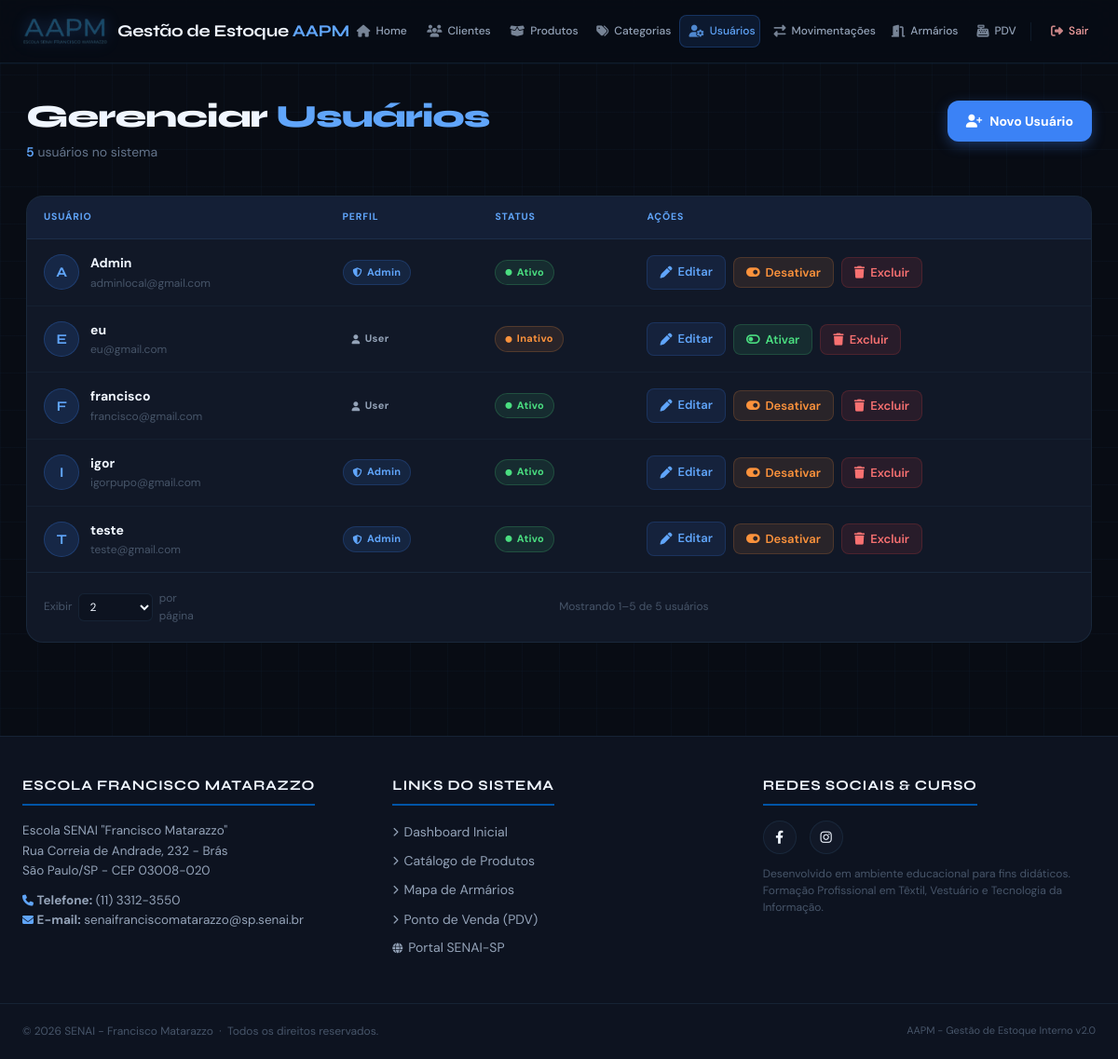
The app's page /usuarios/ (signed in), older data.
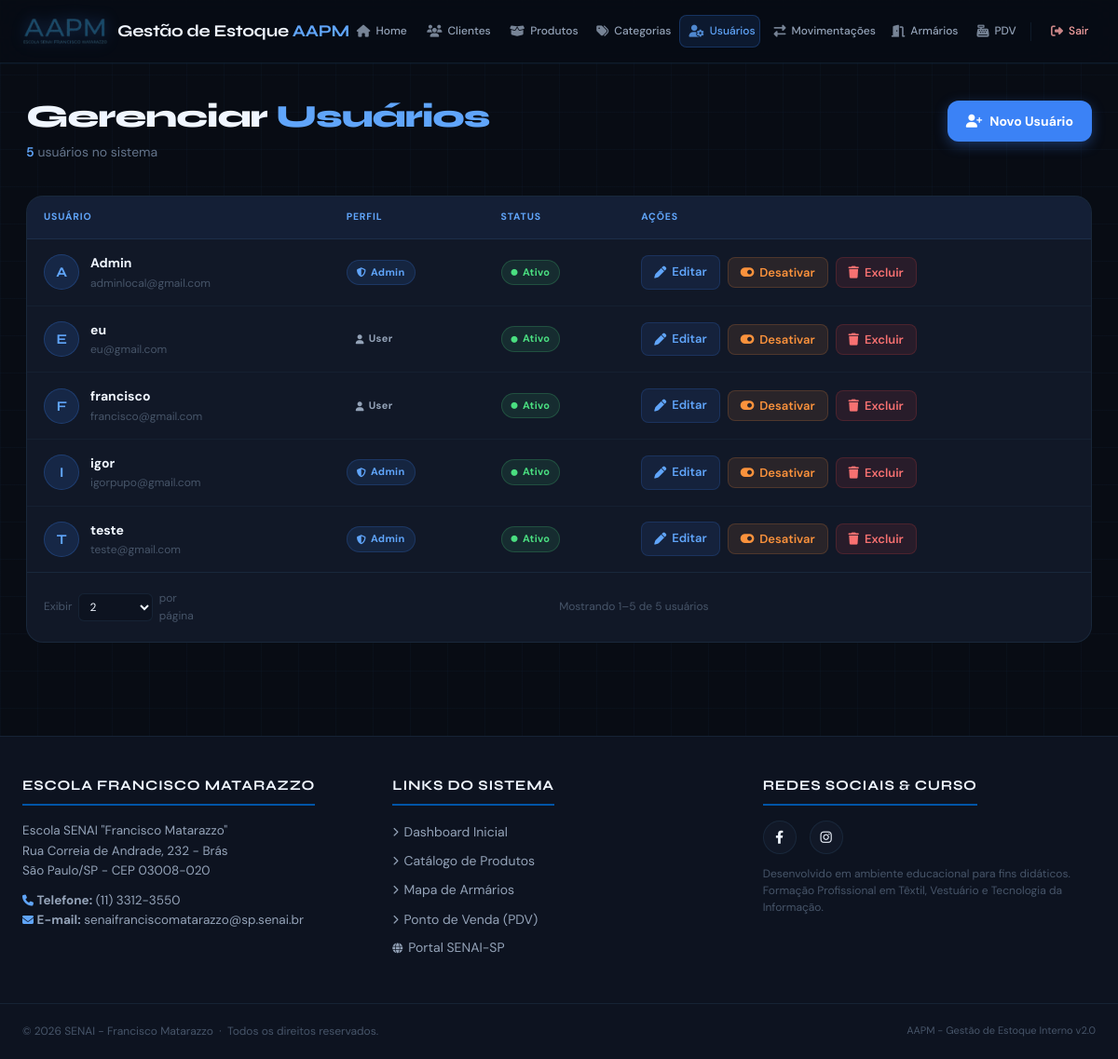
The same page, newer data.
### app/models/usuario.py (models this page shows)
class Usuario(Base):
    __tablename__ = "usuarios"
    id = Column(Integer, primary_key=True, index=True)
    nome = Column(String(255), nullable=False)
    email = Column(String(255), unique=True, nullable=False)
    senha_hash = Column(String(255), nullable=False)
    role = Column(String(20), default="user")
    ativo = Column(Boolean, default=True)
    criado_em = Column(DateTime, server_default=func.now())

### app/controllers/admin_controller.py (the view)
@router.get("/")
def listar_usuarios(
    request: Request,
    pagina: int = 1,
    por_pagina: int = 10,
    db: Session = Depends(get_db),
    admin = Depends(get_admin)
):
    resultado = paginar(db.query(Usuario).order_by(Usuario.nome), pagina, por_pagina)
    return templates.TemplateResponse(
        request,
        "usuarios/index.html",
        {
            "request": request,
            "usuario": admin,   # ← era "admin", corrigido para "usuario"
            "usuarios": resultado.itens,
            "pagina": resultado.atual,
            "por_pagina": resultado.por_pagina,
            "total_paginas": resultado.total_paginas,
            "total_usuarios": resultado.total_itens,
        }
    )

### app/templates/usuarios/index.html (shortened to what this page needs)
{% extends "base.html" %}
{% from "components/pagination.html" import render as render_pagination with context %}
{% block content %}
<div class="page-wrap">
  <div class="page-header">
    <div>
      <h1 class="page-title">Gerenciar <span>Usuários</span></h1>
      <p class="page-subtitle">
        <span>{{ total_usuarios }}</span> usuário{{ 's' if total_usuarios != 1 }} no sistema
      </p>
    </div>
    <a href="/usuarios/novo" class="btn-novo">
      <i class="fas fa-user-plus"></i> Novo Usuário
    </a>
  </div>
  <div class="table-wrap">
    {% if usuarios %}
    <table class="usuarios-table">
      <thead>
        <tr>
          <th>Usuário</th>
          <th>Perfil</th>
          <th>Status</th>
          <th>Ações</th>
        </tr>
      </thead>
      <tbody>
        {% for u in usuarios %}
        <tr>
          <td>
            <div class="user-cell">
              <div class="avatar">{{ u.nome[0].upper() }}</div>
              <div>
                <div class="user-name">{{ u.nome }}</div>
                <div class="user-email">{{ u.email }}</div>
              </div>
            </div>
          </td>
          <td>
            <span class="badge badge-{{ u.role }}">
              <i class="fas fa-{{ 'shield-halved' if u.role == 'admin' else 'user' }}" style="font-size:10px;"></i>
              {{ u.role | capitalize }}
            </span>
          </td>
          <td>
            <span class="badge badge-{{ 'ativo' if u.ativo else 'inativo' }}">
              <i class="fas fa-circle" style="font-size:7px;"></i>
              {{ 'Ativo' if u.ativo else 'Inativo' }}
            </span>
          </td>
          <td>
            <div class="actions">
              <a href="/usuarios/{{ u.id }}/editar" class="btn-action btn-edit">
                <i class="fas fa-pen"></i> Editar
              </a>
              <form action="/usuarios/{{ u.id }}/toggle-ativo" method="post" style="margin:0;">
                <button type="button"
                  class="btn-action btn-toggle {{ 'ativar' if not u.ativo else '' }}"
                  title="{{ 'Ativar usuário' if not u.ativo else 'Desativar usuário' }}"
                  onclick="abrirModalConfirmacao('/usuarios/{{ u.id }}/toggle-ativo', null, '{{ u.nome }}', '{{ 'ativar' if not u.ativo else 'desativar' }}');">
                  <i class="fas fa-{{ 'toggle-on' if u.ativo else 'toggle-off' }}"></i>
                  {{ 'Desativar' if u.ativo else 'Ativar' }}
                </button>
              </form>
              <form action="/usuarios/{{ u.id }}/excluir" method="post" style="margin:0;">
                <button type="button" class="btn-action btn-delete" title="Excluir usuário"
                  onclick="abrirModalConfirmacao(null, '/usuarios/{{ u.id }}/excluir', '{{ u.nome }}');">
                  <i class="fas fa-trash"></i> Excluir
                </button>
              </form>
            </div>
          </td>
        </tr>
        {% endfor %}
      </tbody>
    </table>
    {{ render_pagination(pagina, por_pagina, total_usuarios, total_paginas, 'usuários') }}
    {% endif %}
  </div>
</div>
{% endblock %}

### app/templates/base.html (shortened to what this page needs)
<!DOCTYPE html>
<html lang="pt-BR">
<head>
    <link rel="stylesheet" href="https://cdnjs.cloudflare.com/ajax/libs/font-awesome/6.4.0/css/all.min.css">
</head>
<body>
    <header>
        <div class="container">
            <div class="header-top">
                <div class="header-content">
                    <img src="/static/logo/logoAAPM-transparent.png" alt="Logo AAPM" class="logo-header">
                    <h1>Gestão de Estoque <span>AAPM</span></h1>
                </div>
                {% if usuario %}
                {% set current_path = request.url.path if request is defined else '' %}
                {% set is_home = current_path == '/' %}
                {% set is_cliente = current_path == '/cliente' or current_path.startswith('/cliente/') %}
                {% set is_produtos = current_path == '/produtos' or current_path.startswith('/produtos/') %}
                {% set is_categorias = current_path == '/categorias' or current_path.startswith('/categorias/') %}
                {% set is_usuarios = current_path == '/usuarios' or current_path.startswith('/usuarios/') %}
                {% set is_movimentacoes = current_path == '/movimentacoes' or current_path.startswith('/movimentacoes/')
                %}
                {% set is_armarios = current_path == '/armarios' or current_path.startswith('/armarios/') %}
                {% set is_pdv = current_path == '/pdv' or current_path.startswith('/pdv/') %}
                {% set is_admin = usuario.role == 'admin' %}
                <div class="nav-buttons">
                    <a href="/" class="nav-btn {{ 'active' if is_home else '' }}" >
                        <i class="fas fa-house"></i> Home
                    </a>
                    {% if is_admin %}
                        <a href="/cliente" class="nav-btn {{ 'active' if is_cliente else '' }}" >
                            <i class="fas fa-users"></i> Clientes
                        </a>
                    {% endif %}
                    <a href="/produtos" class="nav-btn {{ 'active' if is_produtos else '' }}" >
                        <i class="fas fa-box-open"></i> Produtos
                    </a>
                    {% if is_admin %}
                        <a href="/categorias" class="nav-btn {{ 'active' if is_categorias else '' }}" >
                            <i class="fas fa-tags"></i> Categorias
                        </a>
                        <a href="/usuarios" class="nav-btn {{ 'active' if is_usuarios else '' }}" {% if is_usuarios
                            %}aria-current="page" {% endif %}>
                            <i class="fas fa-user-gear"></i> Usuários
                        </a>
                        <a href="/movimentacoes" class="nav-btn {{ 'active' if is_movimentacoes else '' }}" >
                            <i class="fas fa-exchange-alt"></i> Movimentações
                        </a>
                    {% endif %}
                    <a href="/armarios" class="nav-btn {{ 'active' if is_armarios else '' }}" >
                        <i class="fas fa-door-open"></i> Armários
                    </a>
                    <a href="/pdv" class="nav-btn {{ 'active' if is_pdv else '' }}" >
                        <i class="fas fa-cash-register"></i> PDV
                    </a>
                    <a href="/auth/logout" class="nav-btn logout">
                        <i class="fas fa-right-from-bracket"></i> Sair
                    </a>
                </div>
                {% endif %}
            </div>
        </div>
    </header>
    <main>
        {% block content %}{% endblock %}
    </main>
    <footer>
        <div class="footer-grid">
            <div class="footer-col">
                <h3>Escola Francisco Matarazzo</h3>
                <p style="margin-bottom: 10px;">
                    Escola SENAI "Francisco Matarazzo"<br>
                    Rua Correia de Andrade, 232 - Brás<br>
                    São Paulo/SP - CEP 03008-020
                </p>
                <p>
                    <i class="fas fa-phone" style="font-size: 12px; color: var(--accent-light);"></i>
                    <strong>Telefone:</strong> (11) 3312-3550<br>
                    <i class="fas fa-envelope" style="font-size: 12px; color: var(--accent-light);"></i>
                    <strong>E-mail:</strong> senaifranciscomatarazzo@sp.senai.br
                </p>
            </div>
            {% if usuario %}
            <div class="footer-col">
                <h3>Links do Sistema</h3>
                <ul>
                    <li><a href="/"><i class="fas fa-chevron-right" style="font-size: 10px;"></i> Dashboard Inicial</a>
                    </li>
                    <li><a href="/produtos"><i class="fas fa-chevron-right" style="font-size: 10px;"></i> Catálogo de
                            Produtos</a></li>
                    <li><a href="/armarios"><i class="fas fa-chevron-right" style="font-size: 10px;"></i> Mapa de
                            Armários</a></li>
                    <li><a href="/pdv"><i class="fas fa-chevron-right" style="font-size: 10px;"></i> Ponto de Venda
                            (PDV)</a></li>
                    <li><a href="https://sp.senai.br" target="_blank"><i class="fas fa-globe"
                                style="font-size: 11px;"></i> Portal SENAI-SP</a></li>
                </ul>
            </div>
            {% endif %}
            <div class="footer-col">
                <h3>Redes Sociais & Curso</h3>
                <div class="social-links">
                    <a href="https://www.facebook.com/senaifranciscomatarazzo" target="_blank" title="Facebook SENAI"><i
                            class="fab fa-facebook-f"></i></a>
                    <a href="https://www.instagram.com/senaibras" target="_blank" title="Instagram SENAI"><i
                            class="fab fa-instagram"></i></a>
                </div>
                <p style="font-size: 12px; color: var(--text-muted); line-height: 1.5;">
                    Desenvolvido em ambiente educacional para fins didáticos. Formação Profissional em Têxtil, Vestuário
                    e Tecnologia da Informação.
                </p>
            </div>
        </div>
        <div class="footer-bottom">
            <div class="footer-bottom-container">
                <p>&copy; 2026 SENAI - Francisco Matarazzo &nbsp;·&nbsp; Todos os direitos reservados.</p>
                <p style="color: var(--text-muted); font-size: 11px;">AAPM - Gestão de Estoque Interno v2.0</p>
            </div>
        </div>
    </footer>
</body>
</html>

### app/templates/components/pagination.html (shortened to what this page needs)
{% macro render(pagina, por_pagina, total_itens, total_paginas, item_nome='registros') %}
{% set inicio = (pagina - 1) * por_pagina + 1 if total_itens else 0 %}
{% set fim = [pagina * por_pagina, total_itens] | min %}
{% if total_itens > 2 %}
<div class="server-pagination">
  <form class="server-pagination__size" action="{{ request.url.path }}" method="get">
    <label for="pageSize">Exibir</label>
    <select id="pageSize" name="por_pagina" aria-label="Itens por página" onchange="this.form.submit()">
      {% for tamanho in (2, 30, 50, 100) %}
      <option value="{{ tamanho }}" {% if por_pagina == tamanho %}selected{% endif %}>{{ tamanho }}</option>
      {% endfor %}
    </select>
    <span>por página</span>
  </form>
  <span id="paginationSummary" class="server-pagination__summary" aria-live="polite">
    {% if total_itens %}Mostrando {{ inicio }}–{{ fim }} de {{ total_itens }} {{ item_nome }}{% else %}Nenhum {{ item_nome }} encontrado{% endif %}
  </span>
</div>
{% endif %}
{% endmacro %}

### app/templates/usuarios/index.html (style rules this page uses)
.page-wrap { max-width: 1280px; margin: 40px auto; padding: 0 28px; }
.page-header { display: flex; justify-content: space-between; align-items: flex-start; margin-bottom: 36px; animation: fadeUp 0.4s ease both; flex-wrap: wrap; gap: 16px; }
.page-title { font-family: 'Syne', sans-serif; font-size: 34px; font-weight: 800; letter-spacing: -1px; margin: 0; color: #f0f6ff; line-height: 1; }
.page-title span { color: #60a5fa; }
.page-subtitle { color: #64748b; font-size: 14px; margin: 10px 0 0 0; font-family: 'DM Sans', sans-serif; }
.page-subtitle span { color: #60a5fa; font-weight: 600; }
.btn-novo { background: var(--accent); color: white; padding: 11px 20px; border-radius: var(--radius); text-decoration: none; font-weight: 700; font-size: 14px; display: inline-flex; align-items: center; gap: 8px; transition: all var(--transition); box-shadow: 0 4px 14px var(--accent-glow); font-family: 'DM Sans', sans-serif; border: none; cursor: pointer; white-space: nowrap; align-self: flex-start; }
.table-wrap { background: var(--bg-card); border: 1px solid var(--border); border-radius: var(--radius-lg); overflow: hidden; animation: fadeUp 0.4s ease both; animation-delay: 0.1s; }
.usuarios-table { width: 100%; border-collapse: collapse; margin: 0; background: transparent; border: none; border-radius: 0; }
.usuarios-table thead th { background: rgba(59,130,246,0.07); color: var(--accent-light); padding: 14px 18px; font-size: 10.5px; font-weight: 700; text-transform: uppercase; letter-spacing: 0.08em; border-bottom: 1px solid var(--border); font-family: 'DM Sans', sans-serif; }
.usuarios-table tbody tr { border-bottom: 1px solid rgba(99,179,237,0.05); transition: background var(--transition); }
.usuarios-table tbody tr:last-child { border-bottom: none; }
.usuarios-table td { padding: 14px 18px; font-size: 14px; color: var(--text-secondary); vertical-align: middle; border-bottom: none; font-family: 'DM Sans', sans-serif; }
.user-cell { display: flex; align-items: center; gap: 12px; }
.avatar { width: 38px; height: 38px; border-radius: 50%; background: rgba(59,130,246,0.15); border: 1px solid rgba(59,130,246,0.25); color: #60a5fa; font-family: 'Syne', sans-serif; font-weight: 700; font-size: 15px; display: flex; align-items: center; justify-content: center; flex-shrink: 0; letter-spacing: -0.5px; }
.user-name { font-weight: 700; color: var(--text-primary); font-size: 14px; }
.user-email { font-size: 12px; color: var(--text-muted); margin-top: 1px; }
.badge { display: inline-flex; align-items: center; gap: 5px; padding: 4px 10px; border-radius: 20px; font-size: 11px; font-weight: 700; font-family: 'DM Sans', sans-serif; letter-spacing: 0.03em; }
.badge-admin { background: rgba(59,130,246,0.12); color: #60a5fa; border: 1px solid rgba(59,130,246,0.2); }
.badge-ativo { background: rgba(74,222,128,0.1); color: #4ade80; border: 1px solid rgba(74,222,128,0.2); }
.actions { display: flex; gap: 8px; flex-wrap: wrap; align-items: center; }
.btn-action { padding: 7px 13px; border-radius: 8px; font-size: 13px; font-weight: 600; text-decoration: none; border: 1px solid transparent; cursor: pointer; display: inline-flex; align-items: center; gap: 6px; transition: all var(--transition); font-family: 'DM Sans', sans-serif; }
.btn-edit { background: rgba(59,130,246,0.1); color: #60a5fa; border-color: rgba(59,130,246,0.18); }
.btn-toggle { background: rgba(251,146,60,0.1); color: #fb923c; border-color: rgba(251,146,60,0.18); }
.btn-delete { background: rgba(239,68,68,0.1); color: #f87171; border-color: rgba(239,68,68,0.18); }

Row changes from the older to the newer data that the page shows:
changed Usuario "eu": ativo "Inativo" → "Ativo"; ativo "Ativar" → "Desativar"
